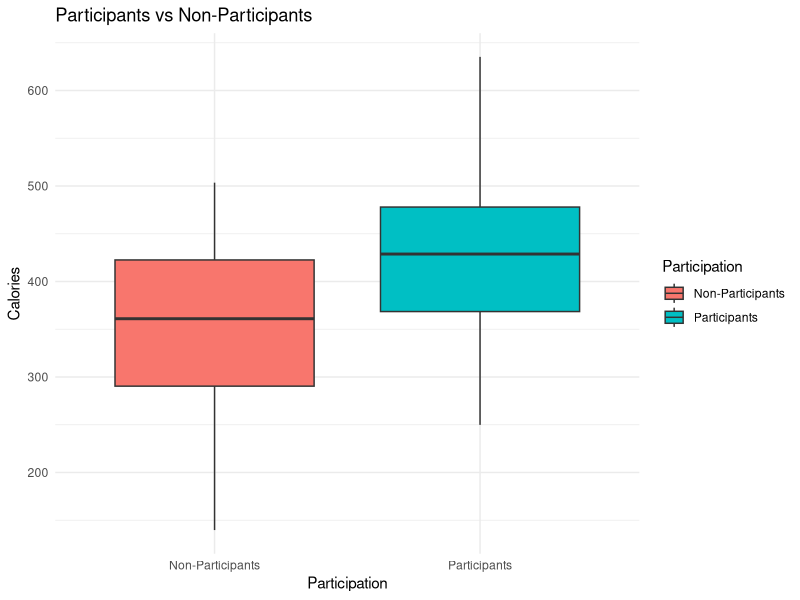
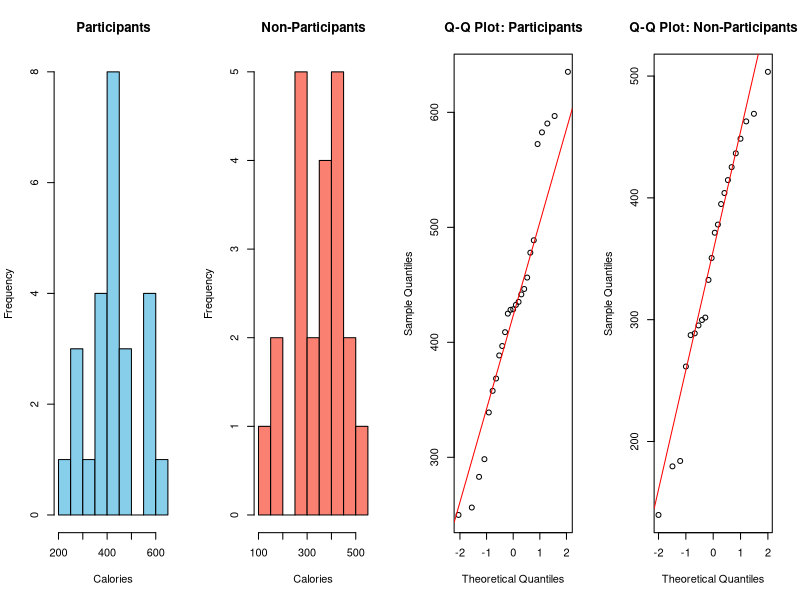

Reproduce these figures in R, in order.
library(tidyverse)


#(1) Summarize the data by whether children participated in the meal 
#preparation or not.  Use an appropriately labelled table to show the results.  
#Also include a graphical presentation that shows the distribution of calories 
#for participants vs. non-participants.  Describe the shape of each 
#distribution and comment on the similarity (or lack thereof) between the 
#distributions in each population.
data <- read_csv("data.csv")

long_data <- data %>%
  pivot_longer(cols = everything(),
               names_to = "Participation",
               values_to = "Calories") %>%
  filter(!is.na(Calories))

summary_table <- long_data %>%
  group_by(Participation) %>%
  summarise(
    Mean = mean(Calories),
    Median = median(Calories),
    SD = sd(Calories),
    Count = n()
  )

print(summary_table)

ggplot(long_data, aes(x = Participation, y = Calories, fill = Participation)) +
  geom_boxplot() +
  labs(
    title = "Participants vs Non-Participants",
    x = "Participation",
    y = "Calories"
  ) +
  theme_minimal()


#(2) Does the mean calorie consumption for those who participated in the meal 
#preparation differ from 425?  Formally test at the level using the 5 steps 
#outlined in the module.
participants <- data$Participants
participants <- participants[!is.na(participants)]
non_participants <- data$`Non-Participants`
non_participants <- non_participants[!is.na(non_participants)]

mu0 <- 425         
a <- 0.05       

# t-test, two sided, 30 less, one sample
result <- t.test(participants, mu = mu0, alternative = "two.sided") 

print(result)

if(result$p.value < a){
  cat("The mean differs from 425.\n")
} else {
  cat("Not enough evidence to say the mean differs from 425.\n")
}


#(3) Calculate a 90% confidence interval for the mean calorie intake for 
#participants in the meal preparation.  Interpret the confidence interval.
# t-test with confidence of 90%
ci_result <- t.test(participants, conf.level = 0.90) 

print(ci_result$conf.int)


#(4) Formally test whether or not participants consumed more calories than 
#non-participants at the level using the 5 steps outlined in the module.
# t-test (participants > non-participants
t_test_result <- t.test(participants, non_participants,
                        alternative = "greater",    # one-sided test
                        var.equal = FALSE)         # assume unequal variances

print(t_test_result)

if (t_test_result$p.value < a) {
  cat("Participants consumed significantly more calories.\n")
} else {
  cat("Not enough evidence that participants consumed more.\n")
}


#(5) Are the assumptions of the test used in (4) met?  How do you know?
par(mfrow = c(1, 4))
hist(participants, main = "Participants", 
     xlab = "Calories", 
     col = "skyblue", 
     breaks = 10)
hist(non_participants, main = "Non-Participants", 
     xlab = "Calories", 
     col = "salmon", 
     breaks = 10)

qqnorm(participants, main = "Q-Q Plot: Participants"); 
qqline(participants, col = "red")
qqnorm(non_participants, main = "Q-Q Plot: Non-Participants"); 
qqline(non_participants, col = "red")
par(mfrow = c(1, 1))
